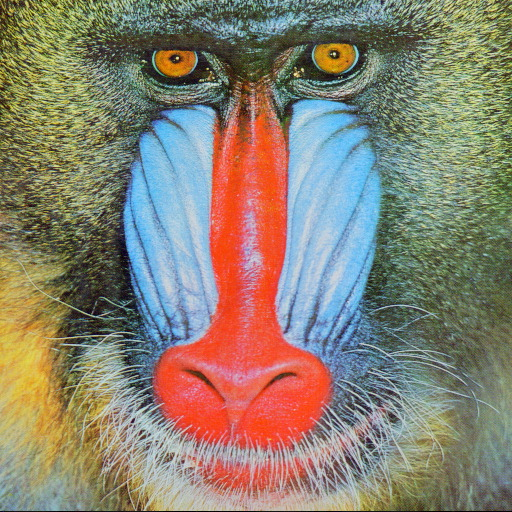
#> input picture crop and merge/baboon.jpg, 512 x 512 px
$ python 'crop and merge.py'
#> lines starting #> are read from the running program, lines starting #| are printed output that depends on the picture; after the words box and inside, x2 and y2 are one past the last pixel; in counts of white or black regions, pixels touching at a corner belong together
import numpy as np
import cv2

img1 = cv2.imread('baboon.jpg')
#> img1 is the input picture: shape (512, 512, 3); mean B, G, R 112.9, 129.1, 137.1
img2 = cv2.imread('HappyFish.jpg')
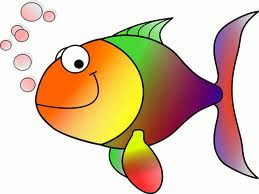
#> input picture crop and merge/HappyFish.jpg, 259 x 194 px
#> img2 is the input picture: shape (194, 259, 3); mean B, G, R 170.8, 196.4, 219.3

print(img1.shape)
#| (512, 512, 3)
print(img1.size)
#| 786432
print(img1.dtype)
#| uint8

b, g, r = cv2.split(img1)                    # to change colour
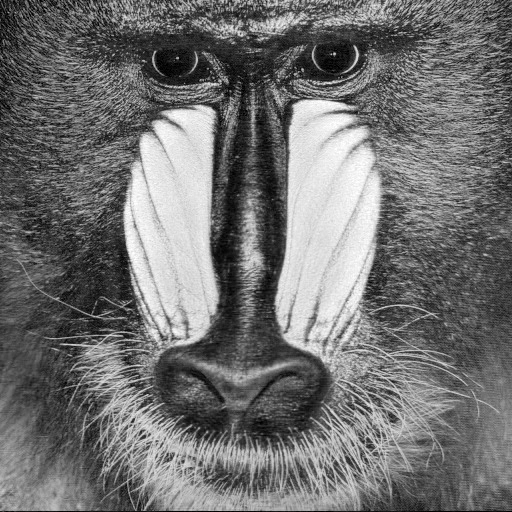
#> b: shape (512, 512); min 0, max 255, mean 112.9
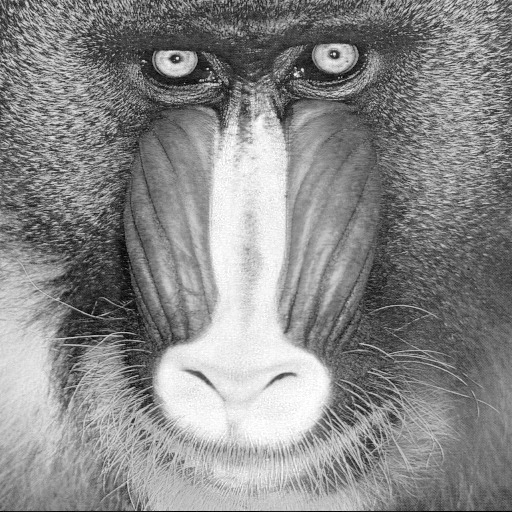
#> r: shape (512, 512); min 0, max 255, mean 137.1
img1 = cv2.merge((b, g, r))

crop1 = img1[20:100, 110:400]               # cropped img
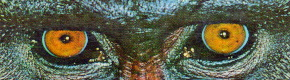
#> crop1: shape (80, 290, 3); mean B, G, R 77.1, 96.8, 92.7
crop2 = img1[105:185, 110:400]              # [y1:y2, x1:x2]
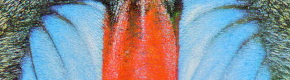
#> crop2: shape (80, 290, 3); mean B, G, R 151.3, 143, 137.9
cv2.imshow('crop1', crop1)
cv2.imshow('crop2', crop2)

eye = img1[20:100, 110:400]                  # coppied img
img1[105:185, 110:400] = eye
#> img1: shape (512, 512, 3); 8.85% of pixels changed, all inside (x1, y1, x2, y2) = (110, 105, 400, 185)
cv2.imshow('image1', img1)

img1 = cv2.resize(img1, (512, 512))           # merge img
img2 = cv2.resize(img2, (512, 512))
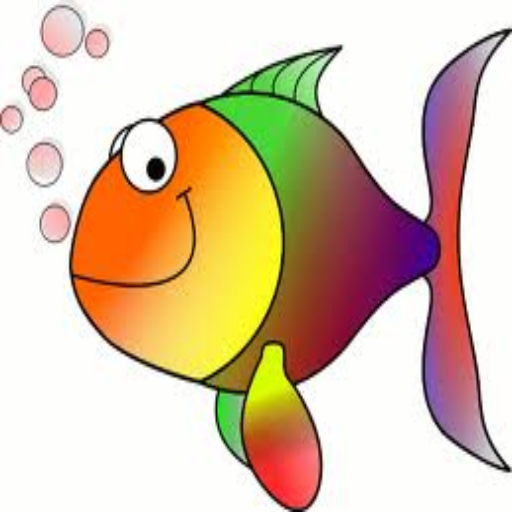
#> img2: shape (512, 512, 3); mean B, G, R 170.8, 196.3, 219.2
dst = cv2.addWeighted(img1, .7, img2, .3, 0)       #(first img, fade of img1, second img, fade of img2)
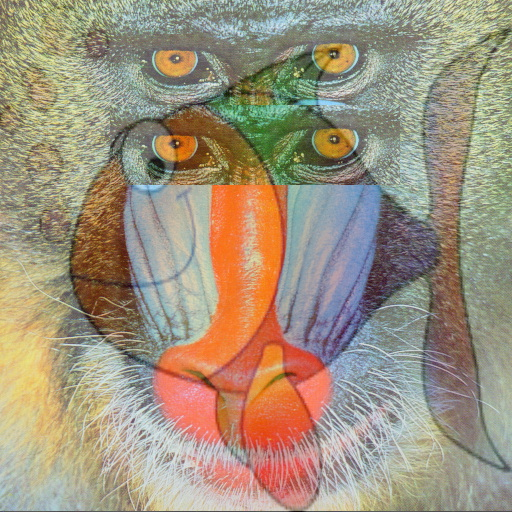
#> dst: shape (512, 512, 3); mean B, G, R 125.6, 146.4, 158.9
cv2.imshow('dst', dst)


cv2.waitKey(0)
cv2.destroyAllWindows()
